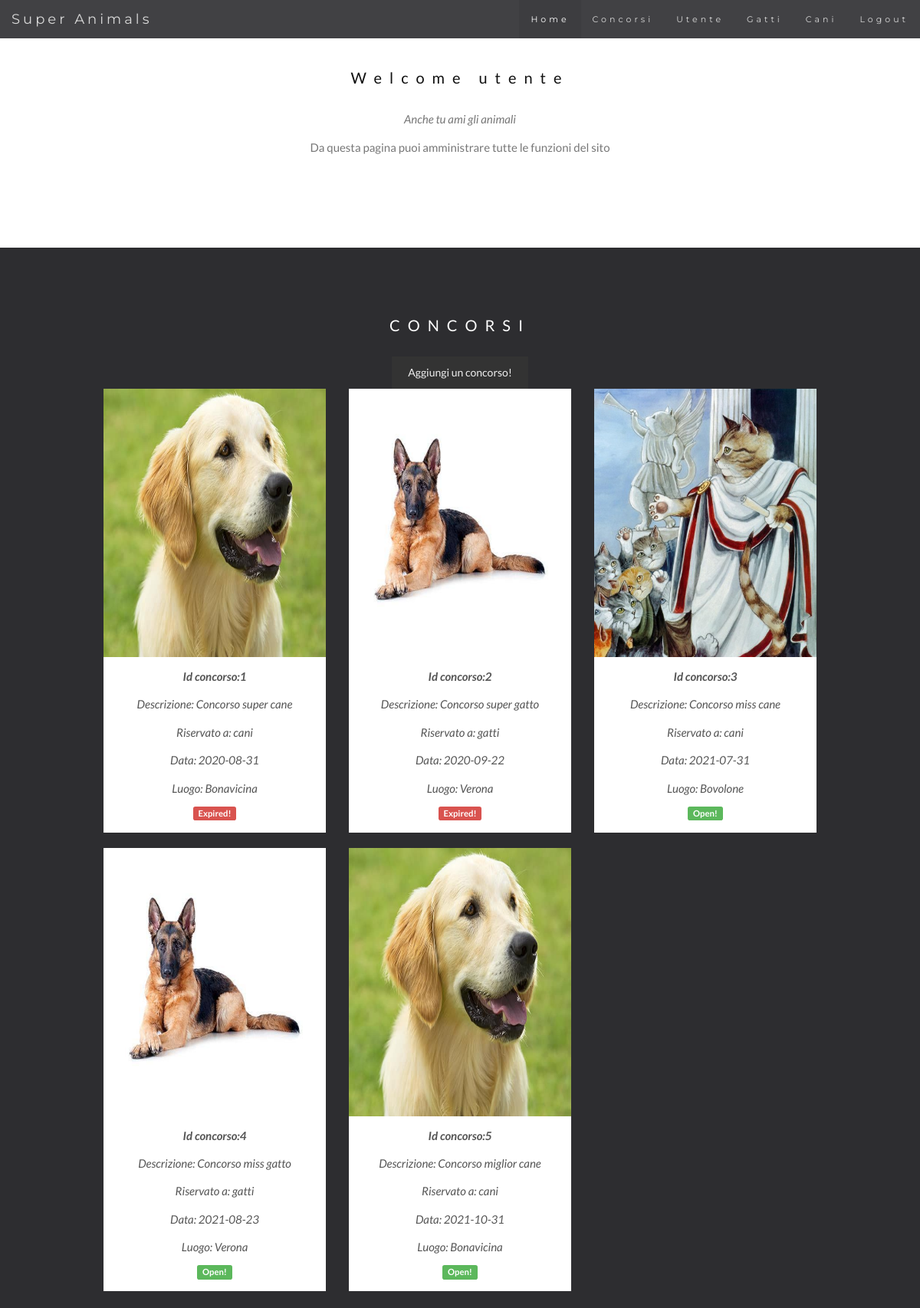
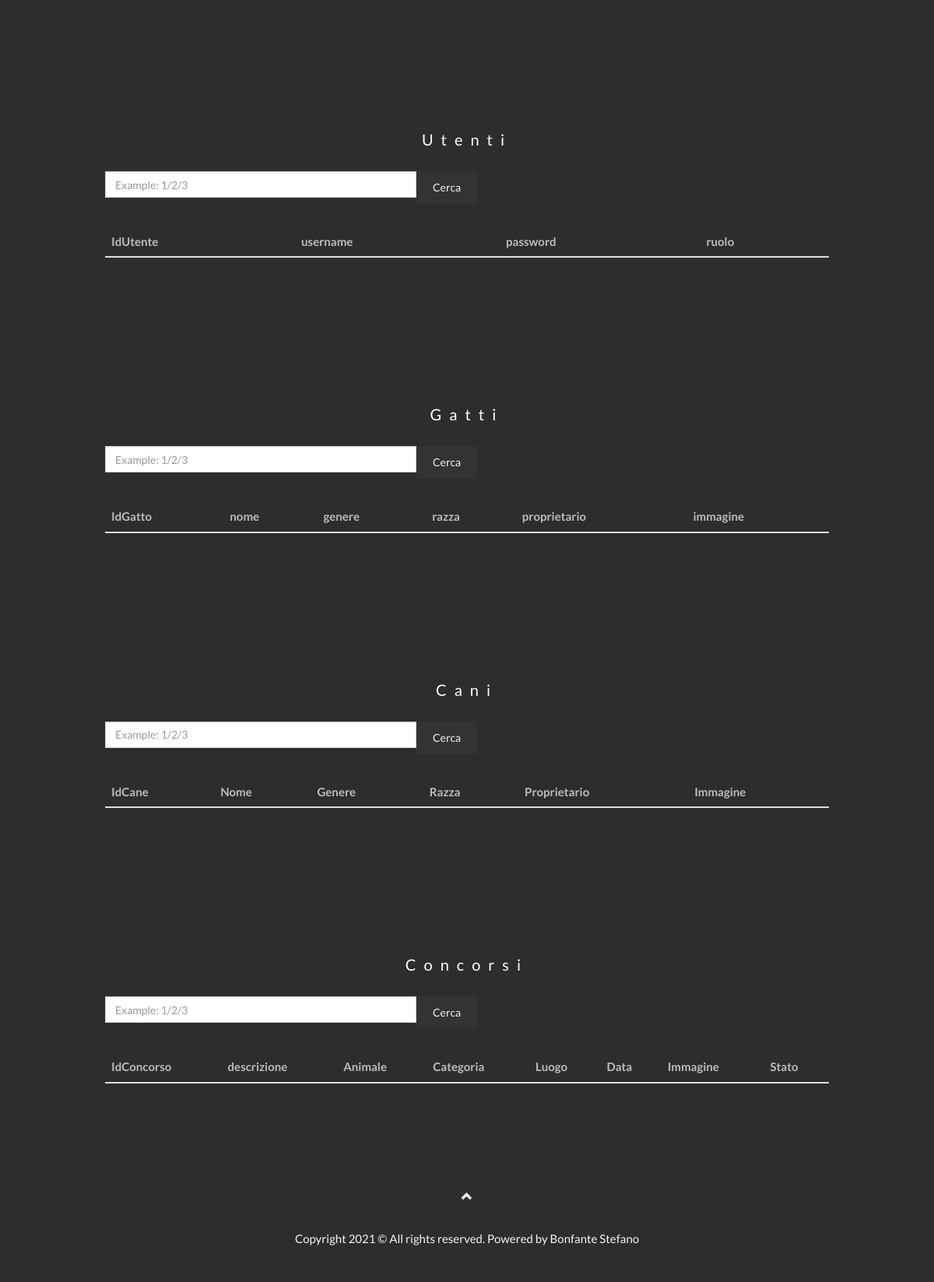
The page /welcome_admin.php (signed in) on the database its author committed (2 pictures, top to bottom).
### tables this page shows
CREATE TABLE utente(
    IdUtente INT AUTO_INCREMENT,
    username VARCHAR(25) NOT NULL,
    password VARBINARY(300) NOT NULL,
    ruolo VARCHAR(25) NOT NULL,
    PRIMARY KEY(IdUtente),
    CHECK(ruolo IN('utente', 'admin')),
    UNIQUE(username)
);

CREATE TABLE concorso(
    IdConcorso INT AUTO_INCREMENT,
    descrizione VARCHAR(25) NOT NULL,
    animale VARCHAR(10) NOT NULL,
    categoria VARCHAR(50) NOT NULL,
    luogo VARCHAR(25) NOT NULL,
    data DATE NOT NULL,
    immagine TEXT NOT NULL,
    PRIMARY KEY(IdConcorso),
    CHECK(animale IN ("cani", "gatti")),
    CHECK(categoria IN ("Animali di razza e razze non riconosciute", "Animali domestici", "cucciolate e cuccioli di gatto dai 3 ai 6 mesi", "classe Ph Premio d’Onore", "Campionato e Premior"))
);

### session.php (called while the page is built, shortened)
<?php
   include('config.php');
   $user_check = $_SESSION['login_user'];
   $ses_sql = mysqli_query($db,"SELECT username FROM utente WHERE username = '$user_check' ");
   $row = mysqli_fetch_array($ses_sql, MYSQLI_ASSOC);
   $login_session = $row['username'];
?>

### welcome_admin.php (the view, shortened to what this page needs)
<?php
include('session.php');
?>
<!DOCTYPE html>
<html lang="en">
<head>
  <link rel="stylesheet" href="https://maxcdn.bootstrapcdn.com/bootstrap/3.4.1/css/bootstrap.min.css">
  <link rel="stylesheet" href="styles.css">
    </head>
    <body id="myPage" data-spy="scroll" data-target=".navbar" data-offset="50">
        <nav class="navbar navbar-default navbar-fixed-top">
        <div class="container-fluid">
            <div class="navbar-header">
            <a class="navbar-brand" href="#myPage">Super Animals</a>
            </div>
            <div class="collapse navbar-collapse" id="myNavbar">
            <ul class="nav navbar-nav navbar-right">
                <li><a href="#myPage">Home</a></li>
                <li><a href="#concorsi">Concorsi</a></li>
                <li><a href="#utenti">Utente</a></li>
                <li><a href="#gatti">Gatti</a></li>
                <li><a href="#cani">Cani</a></li>
                <li><a href="./login.php">Logout</a></li>
            </ul>
            </div>
        </div>
        </nav>
        <div id="animalSection" class="container text-center">
            <h3>Welcome <?php echo $login_session; ?></h3>
            <p><em>Anche tu ami gli animali</em></p>
            <p>Da questa pagina puoi amministrare tutte le funzioni del sito</p>
            <br>
        </div>
        <div id="concorsi" class="bg-1">
        <div class="container">
            <h3 class="text-center">CONCORSI</h3>
            <div class="text-center"><a type="button" class='btn text-center' data-toggle='modal' data-target='#ConcorsoModal'>Aggiungi un concorso!</a></div>
            <?php
            $current_date = date ("Y-m-d");
            $sql = "SELECT * FROM concorso";
            $result = mysqli_query($db, $sql);
            $count = 0;
            echo "<div class='row text-center'>\n";
            while($row = mysqli_fetch_assoc($result)){
                $count++;
                $IdConcorso = $row["IdConcorso"];
                $descrizione = $row["descrizione"];
                $immagine = $row["immagine"];
                $animale = $row["animale"];
                $luogo = $row["luogo"];
                $data = $row["data"];
                echo "<div class='col-sm-4'>\n";
                echo "<div class='thumbnail'>\n";
                echo "<img src='./images/" . $immagine . "' alt='". $luogo . "' style='width: 300px; height: 350px'>\n";
                echo "<p><strong>Id concorso:" . $IdConcorso . "</strong></p>\n";
                echo "<p>Descrizione: " . $descrizione . "</p>\n";
                echo "<p>Riservato a: " . $animale . "</p>\n";
                echo "<p>Data: " . $data . "</p>\n";
                echo "<p>Luogo: " . $luogo . "</p>\n";
                if (strtotime($row["data"]) > strtotime($current_date)){
                    echo "<span class='label label-success'>Open!</span>";
                }else{
                    echo "<span class='label label-danger'>Expired!</span>";
                }
                echo "</div>\n";
                echo "</div>\n";
                if ($count == 3){
                    $count = 0;
                    echo "</div>\n";
                    echo "<div class='row text-center'>\n";
                }
            }
            ?>
        </div>
        </div>
        <div id="utenti" class="bg-1">
        <div class="container">
            <h3 class="text-center">Utenti</h3>
            <form method="post">
                <div class="input-group">
                    <input type="text" class="form-control rounded" placeholder="Example: 1/2/3" name="utenteDaCercare" style="width: 400px;"/>
                    <button type="submit" class="btn btn-outline-primary" name="cercaUtente" id="cercaUtente">Cerca</button>
                </div>
            </form>
            <table class="table">
            <thead>
                <tr>
                <th scope="col">IdUtente</th>
                <th scope="col">username</th>
                <th scope="col">password</th>
                <th scope="col">ruolo</th>
                </tr>
            </thead>
        </table>
        </div>
        </div>
        <div id="gatti" class="bg-1">
        <div class="container">
            <h3 class="text-center">Gatti</h3>
            <form method="post">
                <div class="input-group">
                    <input type="text" class="form-control rounded" placeholder="Example: 1/2/3" name="gattoDaCercare" style="width: 400px;"/>
                    <button type="submit" class="btn btn-outline-primary" name="cercaGatto" id="cercaGatto">Cerca</button>
                </div>
            </form>
            <table class="table">
            <thead>
                <tr>
                <th scope="col">IdGatto</th>
                <th scope="col">nome</th>
                <th scope="col">genere</th>
                <th scope="col">razza</th>
                <th scope="col">proprietario</th>
                <th scope="col">immagine</th>
                </tr>
            </thead>
        </table>
        </div>
        </div>
        <div id="cani" class="bg-1">
        <div class="container">
            <h3 class="text-center">Cani</h3>
            <form method="post">
                <div class="input-group">
                    <input type="text" class="form-control rounded" placeholder="Example: 1/2/3" name="caneDaCercare" style="width: 400px;"/>
                    <button type="submit" class="btn btn-outline-primary" name="cercaCane" id="cercaCane">Cerca</button>
                </div>
            </form>
            <table class="table">
            <thead>
                <tr>
                <th scope="col">IdCane</th>
                <th scope="col">Nome</th>
                <th scope="col">Genere</th>
                <th scope="col">Razza</th>
                <th scope="col">Proprietario</th>
                <th scope="col">Immagine</th>
                </tr>
            </thead>
        </table>
        </div>
        </div>
        <div id="utenti" class="bg-1">
        <div class="container">
            <h3 class="text-center">Concorsi</h3>
            <form method="post">
                <div class="input-group">
                    <input type="text" class="form-control rounded" placeholder="Example: 1/2/3" name="concorsoDaCercare" style="width: 400px;"/>
                    <button type="submit" class="btn btn-outline-primary" name="cercaConcorso" id="cercaConcorso">Cerca</button>
                </div>
            </form>
            <table class="table">
            <thead>
                <tr>
                <th scope="col">IdConcorso</th>
                <th scope="col">descrizione</th>
                <th scope="col">Animale</th>
                <th scope="col">Categoria</th>
                <th scope="col">Luogo</th>
                <th scope="col">Data</th>
                <th scope="col">Immagine</th>
                <th scope="col">Stato</th>
                </tr>
            </thead>
        </table>
        </div>
        </div>
        </div>
        <footer class="text-center">
        <a class="up-arrow" href="#myPage" data-toggle="tooltip" title="TO TOP">
            <span class="glyphicon glyphicon-chevron-up"></span>
        </a><br><br>
        <p>Copyright 2021 © All rights reserved. Powered by Bonfante Stefano</p>
        </footer>
    </body>
</html>

### styles.css (style rules this page uses)
body { font: 400 15px/1.8 Lato, sans-serif; color: #777; }
h3, h4 { margin: 10px 0 30px 0; letter-spacing: 10px; font-size: 20px; color: #111; }
.container { padding: 80px 120px; }
.bg-1 { background: #2d2d30; color: #bdbdbd; }
.bg-1 h3 { color: #fff; }
.bg-1 p { font-style: italic; }
.thumbnail { padding: 0 0 15px 0; border: none; border-radius: 0; }
.thumbnail p { margin-top: 15px; color: #555; }
.btn { padding: 10px 20px; background-color: #333; color: #f1f1f1; border-radius: 0; transition: .2s; }
.navbar { font-family: Montserrat, sans-serif; margin-bottom: 0; background-color: #2d2d30; border: 0; font-size: 11px !important; letter-spacing: 4px; opacity: 0.9; }
.navbar li a, .navbar .navbar-brand { color: #d5d5d5 !important; }
.navbar-nav li.active a { color: #fff !important; background-color: #29292c !important; }
footer { background-color: #2d2d30; color: #f5f5f5; padding: 32px; }
footer a { color: #f5f5f5; }
.form-control { border-radius: 0; }

### rows shown on the page
utente: username "utente"
concorso: immagine (picture), IdConcorso "1", descrizione "Concorso super cane", animale "cani", data "2020-08-31", luogo "Bonavicina", shows "Expired!"
concorso: immagine (picture), IdConcorso "2", descrizione "Concorso super gatto", animale "gatti", data "2020-09-22", luogo "Verona", shows "Expired!"
concorso: immagine (picture), IdConcorso "3", descrizione "Concorso miss cane", animale "cani", data "2021-07-31", luogo "Bovolone", shows "Open!"
concorso: immagine (picture), IdConcorso "4", descrizione "Concorso miss gatto", animale "gatti", data "2021-08-23", luogo "Verona", shows "Open!"
concorso: immagine (picture), IdConcorso "5", descrizione "Concorso miglior cane", animale "cani", data "2021-10-31", luogo "Bonavicina", shows "Open!"
